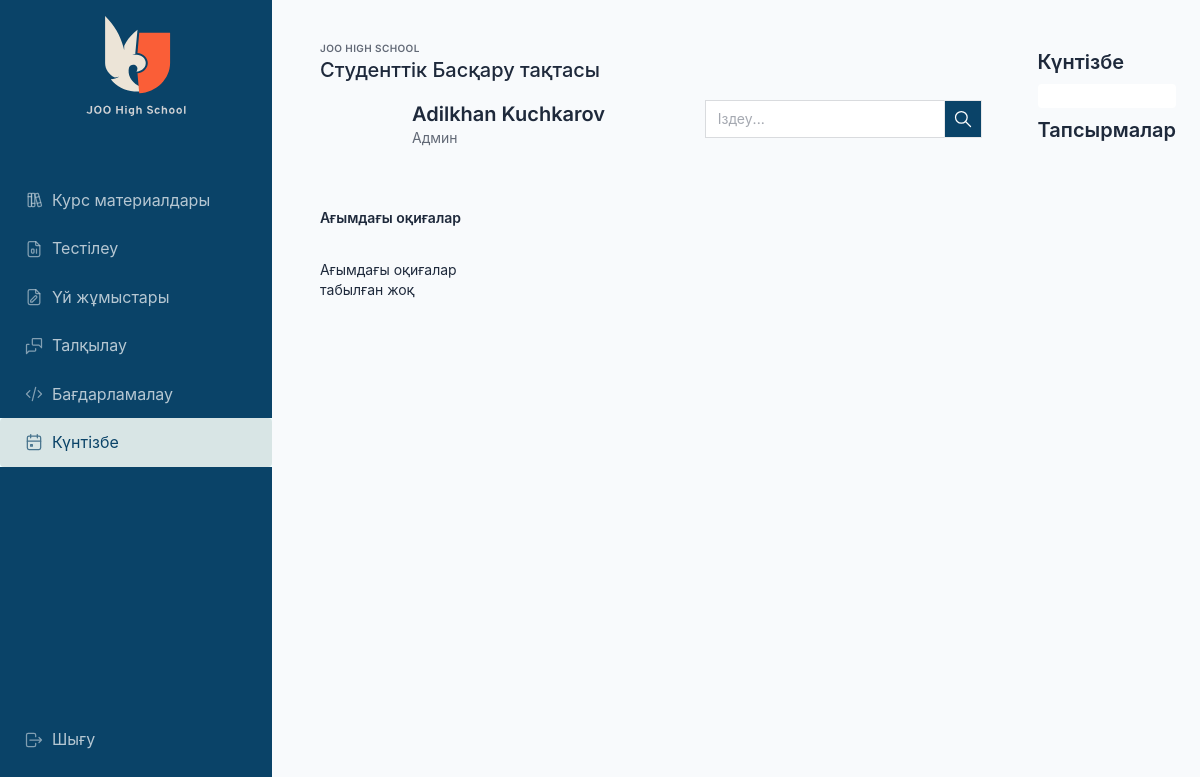
/calender/ (signed in), run on an earlier commit of the app's database.
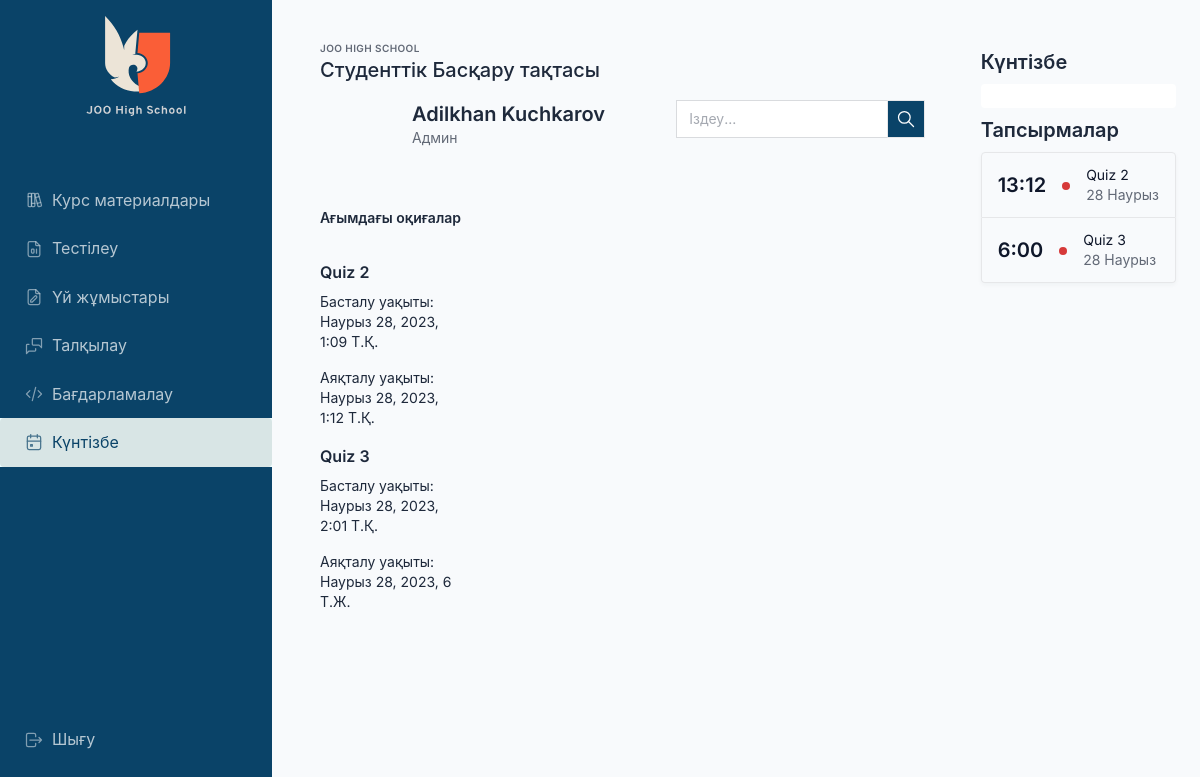
And on a later commit of the database.
### calendarapp/models/event.py (models this page shows, shortened)
class Event(EventAbstract):
    title = models.CharField(max_length=200, unique=True)
    description = models.TextField(null=True, blank=True)
    start_time = models.DateTimeField()
    end_time = models.DateTimeField(null=True, blank=True)
    url = models.CharField(max_length=256, blank=True, null=True)
    objects = EventManager()

### calendarapp/views/other_views.py (the view, shortened to what this page needs)
# urls.py: path("calender/", views.CalendarViewNew.as_view(), name="calendar"),
class CalendarViewNew(LoginRequiredMixin, generic.View):
    login_url = "users:signin"
    template_name = "calendarapp/calendar.html"
    form_class = EventForm
    def get(self, request, *args, **kwargs):
        forms = self.form_class()
        events = Event.objects.get_all_events()
        recurring_events = RecurringEvent.objects.all()
        events_month = Event.objects.get_running_events()
        event_list = []
        """
        For recurrent events
        "title": event.title,
        "daysOfWeek": ['4'],
        "startTime": event.start_time.strftime("%Y-%m-%dT%H:%M:%S"),
        "endTime": event.end_time.strftime("%Y-%m-%dT%H:%M:%S"),
        "url": "/events/"
        """
        for event in events:
            if not event.start_time:
                event_list.append({
                    "title": event.title,
                    "end": event.end_time.strftime("%Y-%m-%dT%H:%M:%S"),
                    "url": event.url,
                })
            elif event.url:
                event_list.append({
                    "title": event.title,
                    "start": event.start_time.strftime("%Y-%m-%dT%H:%M:%S"),
                    "end": event.end_time.strftime("%Y-%m-%dT%H:%M:%S"),
                    "url": event.url,
                })
        context = {"form": forms, "events": event_list,
                   "events_month": events_month}
        return render(request, self.template_name, context)

### calendarapp/forms.py
class EventForm(ModelForm):
    class Meta:
        model = Event
        fields = ["title", "description", "start_time", "end_time"]
        widgets = {
            "title": forms.TextInput(
                attrs={"class": "form-control", "placeholder": "Enter event title"}
            ),
            "description": forms.Textarea(
                attrs={
                    "class": "form-control",
                    "placeholder": "Enter event description",
                }
            ),
            "start_time": DateInput(
                attrs={"type": "datetime-local", "class": "form-control"},
                format="%Y-%m-%dT%H:%M",
            ),
            "end_time": DateInput(
                attrs={"type": "datetime-local", "class": "form-control"},
                format="%Y-%m-%dT%H:%M",
            ),
        }
        exclude = ["user"]
    def __init__(self, *args, **kwargs):
        super(EventForm, self).__init__(*args, **kwargs)
        self.fields["start_time"].input_formats = ("%Y-%m-%dT%H:%M",)
        self.fields["end_time"].input_formats = ("%Y-%m-%dT%H:%M",)

### templates/calendarapp/calendar.html (shortened to what this page needs)
{% extends 'base/content.html' %}
{% load static %}
{% block body %}
    <div class="row">
        <div class="col-md-12">
            <div class="tile row">
                <div class="col-md-3">
                    <div id="external-events">
                        <h4 class="mb-4">Ағымдағы оқиғалар</h4>
                        {% for event in events_month %}
                            <div class="fc-event">
                                {% if event.url %}
                                    <h3><a href="{{ event.url }}">{{ event.title }}</a></h3>
                                {% else %}
                                    <h3>{{ event.title }}</h3>
                                {% endif %}
                                <p>Басталу уақыты: {{ event.start_time }}</p>
                                <p>Аяқталу уақыты: {{ event.end_time }}</p>
                            </div>
                        {% empty %}
                            <p>Ағымдағы оқиғалар табылған жоқ</p>
                        {% endfor %}
                    </div>
                </div>
                <div class="col-md-9">
                </div>
            </div>
        </div>
    </div>
{% endblock body %}

### templates/base/content.html (shortened to what the changed rows need)
{% extends 'base/base.html' %}
{% load static %}
{% load humanize %}
{% load quiz_tags %}
{% block content %}
    <div class="wrapper">
        <aside class="navbar navbar-vertical navbar-expand-lg navbar-dark">
            <div class="container-fluid">
                <h1 class="navbar-brand navbar-brand-autodark">
                    <a href="/">
                        <img src="{% static 'images/logo-light.svg' %}" width="110" height="110" alt="Tabler"
                             class="navbar-brand-image">
                    </a>
                </h1>
            </div>
        </aside>
        <div class="page-wrapper">
            <div class="page-body">
                <div class="container-fluid">
                    <div class="row">
                        <div class="col px-4">
                            <div class="page-header d-print-none">
                                <div class="row align-items-center">
                                    <div class="col">
                                        <h2 class="page-title">
                                            Студенттік Басқару тақтасы
                                        </h2>
                                    </div>
                                </div>
                            </div>
                            <div class="col">
                                <div class="">
                                    <div class="card-body">
                                        <div class="row g-3 align-items-start">
                                            <div class="col">
                                                <h2 class="m-0">
                                                    <a href="{% url 'users:profile' user.profile.id %}">{{ user.first_name }} {{ user.last_name }}</a>
                                                </h2>
                                            </div>
                                        </div>
                                    </div>
                                </div>
                            </div>
                            <div class="col mt-4">
                                {% block body %}
                                {% endblock %}
                            </div>
                        </div>
                        <div class="col-auto right-sidebar d-none d-md-block">
                            <h2>Күнтізбе</h2>
                            <h2 class="mt-2">Тапсырмалар</h2>
                            <div class="card tasks">
                                {% for event in running_events %}
                                    <div class="list-group-item">
                                        <div class="row align-items-center">
                                            <div class="col-auto">
                                                <h2 class="text-reset mb-0">{{ event.end_time|date:"G:i" }}</h2>
                                            </div>
                                            <div class="col-auto"><span class="badge bg-red"></span></div>
                                            <div class="col text-truncate">
                                                <a href="{% if event.url %}{{ event.url }}{% else %}#{% endif %}"
                                                   class="text-reset d-block">{{ event.title }}</a>
                                                <div class="d-block text-muted text-truncate mt-n1">{{ event.end_time|date:"d F" }}</div>
                                            </div>
                                        </div>
                                    </div>
                                {% endfor %}
                            </div>
                        </div>
                    </div>
                </div>
            </div>
        </div>
    </div>
{% endblock %}

What changed in the data, as far as the page shows it:
added Event: title "Quiz 2", start_time "Наурыз 28, 2023, 1:09 Т.Қ.", end_time "Наурыз 28, 2023, 1:12 Т.Қ.", end_time "13:12", end_time "28 Наурыз"
added Event: title "Quiz 3", start_time "Наурыз 28, 2023, 2:01 Т.Қ.", end_time "Наурыз 28, 2023, 6 Т.Ж.", end_time "6:00", end_time "28 Наурыз"
Also different on the page:
text no longer shown: "Ағымдағы оқиғалар табылған жоқ"
